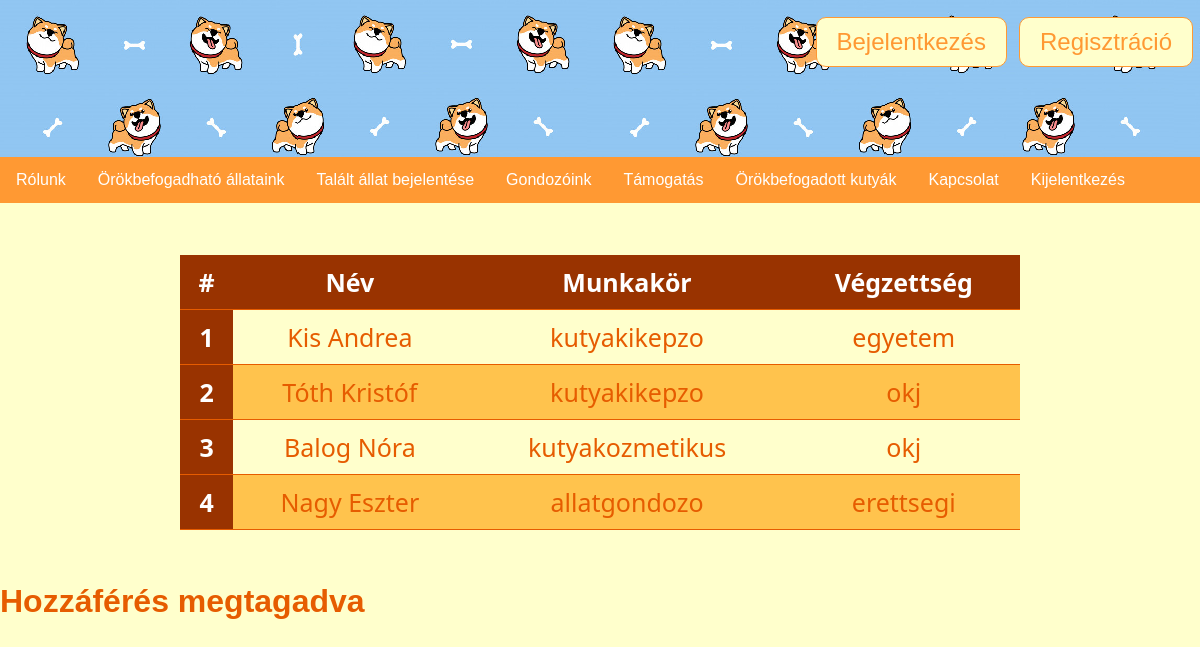
The app's page /listGondozok.php with its own data.
### tables this page shows
CREATE TABLE `gondozok` (
  `id` int(11) NOT NULL,
  `nev` varchar(255) NOT NULL,
  `munkakor` varchar(255) NOT NULL,
  `vegzettseg` varchar(255) NOT NULL
);

### connect.php (called while the page is built, shortened)
<?php
function getConnection() {
	$connection = new PDO(DB_TYPE.':host='.DB_HOST.'; port=3306; dbname='.DB_NAME.';',DB_USER, DB_PASS);
	$connection->exec("SET NAMES '".DB_CHARSET."'");
	return $connection;
}
function getList($queryString, $queryParams = []) {
	$connection = getConnection();
	$statement = $connection->prepare($queryString);
	$success = $statement->execute($queryParams);
	$result = $success ? $statement->fetchAll(PDO::FETCH_ASSOC) : [];
	return $result;
}
?>

### listGondozok.php (the view, shortened to what this page needs)
<?php
include 'index.php';
include 'tablastyle.php';
$query = "SELECT * FROM gondozok";
require_once 'connect.php';
$gondozok = getList($query);
?>
<?php if(count($gondozok)<=0) : ?>
    <h1>Nem található gondozó a táblában</h1>
<?php else : ?>
<table id="table" >
		<thead>
			<tr>
				<th scope="col">#</th>
				<th scope="col">Név</th>
				<th scope="col">Munkakör</th>
				<th scope="col">Végzettség</th>
			</tr>
		</thead>
		<tbody>
			<?php $i = 0; ?>
			<?php foreach ($gondozok as $g) : ?>
				<?php $i++; ?>
				<tr>
					<th scope="row"><?=$i ?></th>
					<td><?=$g['nev'] ?></td>
					<td><?=$g['munkakor'] ?></td>
					<td><?=$g['vegzettseg'] ?></td>
				</tr>
			<?php endforeach;?>
		</tbody>
	</table>
<?php endif; ?>
<?php if(!isset($_SESSION['permission']) || $_SESSION['permission'] < 1) : ?>
	<h1>Hozzáférés megtagadva</h1>
<?php endif; ?>

### CSS/app.css (style rules this page uses)
h1 { margin-top: 53px; }
body { color:#e65c00; }

### index.php (style rules this page uses)
body { font-family: Arial, Helvetica, sans-serif; margin: 0; background: #ffffcc; }

### tablastyle.php (style rules this page uses)
#table tr, #table th, #table td { border-bottom: 1px solid #e65c00; padding: 10px; text-align: center; }
#table { font-family: system-ui; width: 70%; margin-left: auto; margin-right: auto; margin-top: 52px; font-size: 25px; border-collapse: collapse; }
#table tr:nth-child(even) { background-color: #ffc34d }
#table th { background-color: #993300; color: white; }

### records on screen
gondozok: nev "Kis Andrea", munkakor "kutyakikepzo", vegzettseg "egyetem"
gondozok: nev "Tóth Kristóf", munkakor "kutyakikepzo", vegzettseg "okj"
gondozok: nev "Balog Nóra", munkakor "kutyakozmetikus", vegzettseg "okj"
gondozok: nev "Nagy Eszter", munkakor "allatgondozo", vegzettseg "erettsegi"
